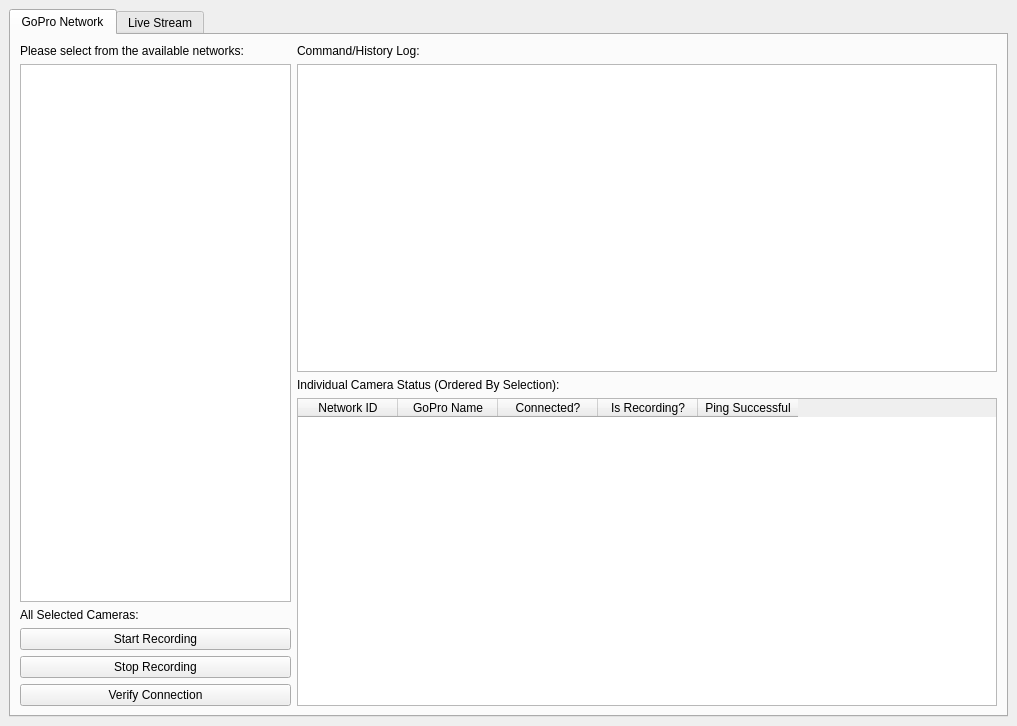
<?xml version="1.0" encoding="UTF-8"?>
<ui version="4.0">
 <class>MainWindow</class>
 <widget class="QMainWindow" name="MainWindow">
  <property name="geometry">
   <rect>
    <x>0</x>
    <y>0</y>
    <width>1017</width>
    <height>726</height>
   </rect>
  </property>
  <property name="windowTitle">
   <string>GoProClient</string>
  </property>
  <widget class="QWidget" name="centralwidget">
   <layout class="QGridLayout" name="gridLayout">
    <item row="0" column="0">
     <widget class="QTabWidget" name="tabWidget">
      <property name="sizePolicy">
       <sizepolicy hsizetype="Minimum" vsizetype="Expanding">
        <horstretch>0</horstretch>
        <verstretch>0</verstretch>
       </sizepolicy>
      </property>
      <property name="currentIndex">
       <number>0</number>
      </property>
      <widget class="QWidget" name="tab1">
       <property name="enabled">
        <bool>true</bool>
       </property>
       <attribute name="title">
        <string>GoPro Network</string>
       </attribute>
       <layout class="QGridLayout" name="gridLayout_2">
        <item row="0" column="0">
         <layout class="QVBoxLayout" name="verticalLayout">
          <item>
           <widget class="QLabel" name="label_2">
            <property name="text">
             <string>Please select from the available networks:</string>
            </property>
           </widget>
          </item>
          <item>
           <widget class="QListView" name="listView"/>
          </item>
          <item>
           <layout class="QVBoxLayout" name="verticalLayout_3">
            <item>
             <widget class="QLabel" name="label">
              <property name="text">
               <string>All Selected Cameras:</string>
              </property>
             </widget>
            </item>
            <item>
             <widget class="QPushButton" name="startRecBut">
              <property name="text">
               <string>Start Recording</string>
              </property>
             </widget>
            </item>
            <item>
             <widget class="QPushButton" name="stopRecBut">
              <property name="text">
               <string>Stop Recording</string>
              </property>
             </widget>
            </item>
            <item>
             <widget class="QPushButton" name="verifyBut">
              <property name="text">
               <string>Verify Connection</string>
              </property>
             </widget>
            </item>
           </layout>
          </item>
         </layout>
        </item>
        <item row="0" column="1">
         <layout class="QVBoxLayout" name="verticalLayout_2">
          <item>
           <widget class="QLabel" name="label_3">
            <property name="text">
             <string>Command/History Log:</string>
            </property>
           </widget>
          </item>
          <item>
           <widget class="QPlainTextEdit" name="history"/>
          </item>
          <item>
           <widget class="QLabel" name="label_4">
            <property name="text">
             <string>Individual Camera Status (Ordered By Selection):</string>
            </property>
           </widget>
          </item>
          <item>
           <widget class="QTableWidget" name="tableWidget">
            <property name="sizePolicy">
             <sizepolicy hsizetype="Fixed" vsizetype="Expanding">
              <horstretch>57</horstretch>
              <verstretch>0</verstretch>
             </sizepolicy>
            </property>
            <property name="minimumSize">
             <size>
              <width>700</width>
              <height>0</height>
             </size>
            </property>
            <property name="maximumSize">
             <size>
              <width>16777215</width>
              <height>16777215</height>
             </size>
            </property>
            <column>
             <property name="text">
              <string>Network ID</string>
             </property>
            </column>
            <column>
             <property name="text">
              <string>GoPro Name</string>
             </property>
            </column>
            <column>
             <property name="text">
              <string>Connected?</string>
             </property>
            </column>
            <column>
             <property name="text">
              <string>Is Recording?</string>
             </property>
            </column>
            <column>
             <property name="text">
              <string>Ping Successful</string>
             </property>
            </column>
           </widget>
          </item>
         </layout>
        </item>
       </layout>
      </widget>
      <widget class="QWidget" name="tab_2">
       <attribute name="title">
        <string>Live Stream</string>
       </attribute>
       <widget class="QLabel" name="label_5">
        <property name="geometry">
         <rect>
          <x>390</x>
          <y>300</y>
          <width>201</width>
          <height>20</height>
         </rect>
        </property>
        <property name="text">
         <string>Feature not yet supported.</string>
        </property>
       </widget>
      </widget>
     </widget>
    </item>
   </layout>
  </widget>
 </widget>
 <resources/>
 <connections/>
</ui>
